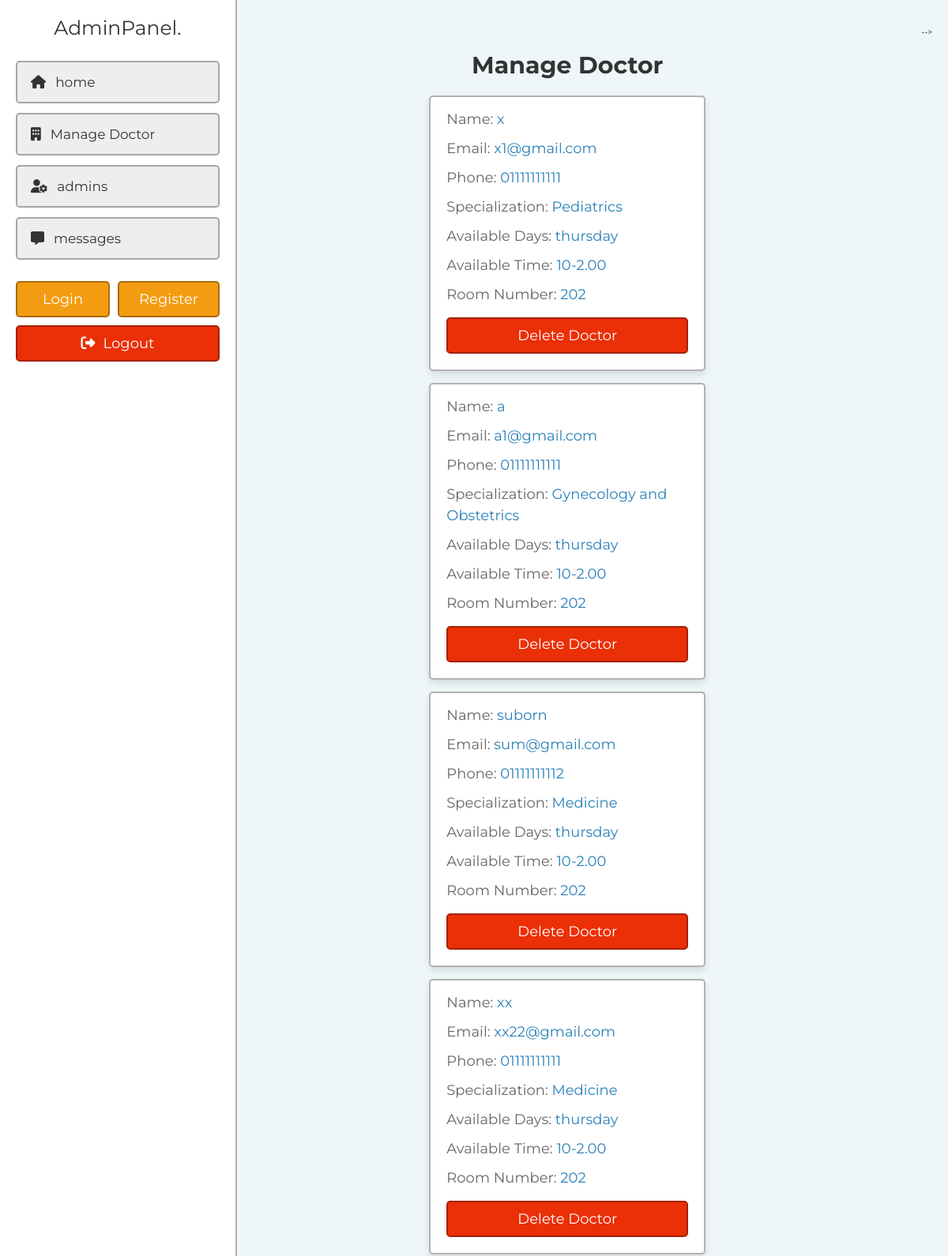
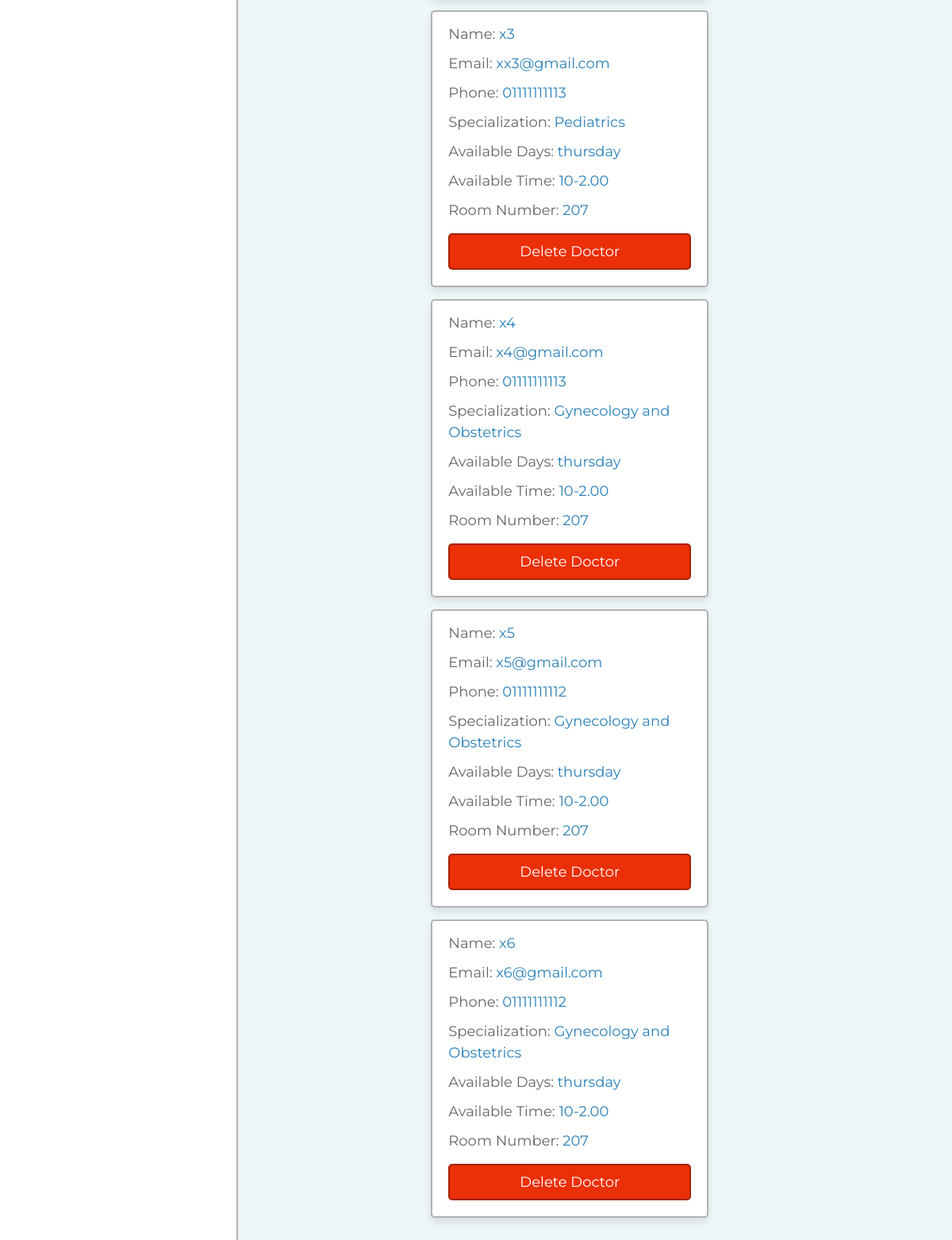
The app's page /main/admin/manage_doctor.php (signed in) with its own data (2 pictures, top to bottom).
### tables this page shows
CREATE TABLE `doctors` (
  `id` int(11) NOT NULL,
  `name` varchar(100) NOT NULL,
  `specialization` varchar(100) NOT NULL,
  `email` varchar(100) NOT NULL,
  `phone` varchar(20) NOT NULL,
  `created_at` timestamp NOT NULL DEFAULT current_timestamp(),
  `available_days` varchar(255) DEFAULT NULL,
  `available_time` varchar(100) DEFAULT NULL,
  `room_number` varchar(50) DEFAULT NULL,
  `user_id` varchar(50) NOT NULL,
  `image` varchar(255) DEFAULT NULL
);

### main/admin/manage_doctor.php (the view, shortened to what this page needs)
<?php
include '../components/connect.php';
?>
<!DOCTYPE html>
<html lang="en">
<head>
   <link rel="stylesheet" href="https://cdnjs.cloudflare.com/ajax/libs/font-awesome/6.2.0/css/all.min.css">
   <link rel="stylesheet" href="../css/admin_style.css">
</head>
<body>
<?php include '../components/admin_header.php'; ?>
<div class="container">
   <aside class="sidebar">
   <?php include '../components/admin_header.php'; ?>
   </aside>
<section class="grid">
<h1 class="heading">Manage Doctor</h1>
<div class="box-container">
<?php
   $select_doctors = $conn->prepare("SELECT * FROM `doctors`");
   $select_doctors->execute();
   if($select_doctors->rowCount() > 0){
      while($doctor = $select_doctors->fetch(PDO::FETCH_ASSOC)){
   ?>
<div class="box">
<p>Name: <span><?= $doctor['name']; ?></span></p>
   <p>Email: <a href="mailto:<?= $doctor['email']; ?>"><?= $doctor['email']; ?></a></p>
   <p>Phone: <a href="tel:<?= $doctor['phone']; ?>"><?= $doctor['phone']; ?></a></p>
   <p>Specialization: <span><?= $doctor['specialization']; ?></span></p>
   <p>Available Days: <span><?= $doctor['available_days']; ?></span></p>
   <p>Available Time: <span><?= $doctor['available_time']; ?></span></p>
   <p>Room Number: <span><?= $doctor['room_number']; ?></span></p>
   <form action="" method="POST">
      <input type="submit" name="delete" value="Delete Doctor" class="delete-btn" onclick="return confirm('Are you sure you want to delete this doctor?');">
   </form>
</div>
<?php
   }
}else{
   echo '<p class="empty">no doctor available!</p>';
}
?>
</div>
</section>
     -->
</body>
</html>

### main/components/admin_header.php (shortened to what this page needs)
<header class="header">
   <a href="dashboard.php" class="logo">AdminPanel.</a>
   <nav class="navbar">
      <a href="dashboard.php"><i class="fas fa-home"></i><span>home</span></a>
      <a href="manage_doctor.php"><i class="fas fa-building"></i><span>Manage Doctor</span></a>
      <a href="admins.php"><i class="fas fa-user-gear"></i><span>admins</span></a>
      <a href="messages.php"><i class="fas fa-message"></i><span>messages</span></a>
   </nav>
   <div class="flex-btn">
      <a href="login.php" class="option-btn">login</a>
      <a href="register.php" class="option-btn">register</a>
   </div>
   <a href="../components/admin_logout.php" onclick="return confirm('logout from this website?');" class="delete-btn"><i class="fas fa-right-from-bracket"></i><span>logout</span></a>
</header>

### main/css/admin_style.css (style rules this page uses)
:root { --main-color:#2980b9; --orange:#f39c12; --red:#eb2f06; --light-color:#666; --light-bg:#eee; --white:#fff; --black:#333; --box-shadow:0 .5rem 1rem rgba(0,0,0,0.1); --border:.2rem solid rgba(0,0,0,.3); }
* { font-family: 'Montserrat', sans-serif; margin: 0; padding: 0; box-sizing: border-box; outline: none; border: none; text-decoration: none; }
html { font-size: 62.5%; overflow-x: hidden; scroll-behavior: smooth; scroll-padding-top: 5rem; }
body { background-color: var(--light-bg); padding-left: 30rem; }
section { padding: 3rem 2rem; max-width: 1200px; margin: 0 auto; }
.heading { margin-bottom: 2rem; text-align: center; text-transform: capitalize; color: var(--black); font-size: 3rem; }
.flex-btn { display: flex; column-gap: 1rem; justify-content: space-between; align-items: flex-end; }
.inline-btn, .inline-option-btn, .inline-delete-btn, .btn, .delete-btn, .option-btn { cursor: pointer; padding: 1rem 2.5rem; font-size: 1.8rem; color: var(--white); text-align: center; text-transform: capitalize; margin-top: 1rem; border-radius: .5rem; border: var(--border); }
.btn, .delete-btn, .option-btn { display: block; width: 100%; }
.option-btn { background-color: var(--orange); }
.delete-btn { background-color: var(--red); }
.header { position: fixed; top: 0; left: 0; bottom: 0; background-color: var(--white); border-right: var(--border); background-color: var(--white); width: 30rem; padding: 2rem; z-index: 1100; }
.header .logo { display: block; text-align: center; font-size: 2.5rem; color: var(--black); padding-bottom: 1rem; }
.header .navbar { padding:.5rem 0; }
.header .navbar a { display: block; border-radius: .5rem; margin: 1.2rem 0; font-size:1.7rem; color: var(--black); padding:1.5rem 1.7rem; background-color: var(--light-bg); border: var(--border); }
.header .navbar a i { margin-right: 1.2rem; }
.header .delete-btn i { margin-right: 1rem; }
.container { display: flex; flex-direction: row; min-height: 100vh; }
.sidebar { width: 250px; flex-shrink: 0;; background-color: #fff; border-right: 1px solid #ddd; padding: 1.5rem; }
.grid .box-container { display: grid; grid-template-columns: repeat(auto-fit, 35rem); align-items: flex-start; justify-content: center; gap: 1.5rem; }
.grid .box-container .box { border-radius: .5rem; padding: 2rem; padding-top: 1rem; background-color: var(--white); box-shadow: var(--box-shadow); border: var(--border); overflow-x: hidden; }
.grid .box-container .box p { line-height: 1.5; padding: .5rem 0; font-size: 1.8rem; color: var(--light-color); white-space: pre-line; text-overflow: ellipsis; overflow-x: hidden; }
.grid .box-container .box p a, .grid .box-container .box p span { color: var(--main-color); }
body { font-family: 'Segoe UI', Tahoma, Geneva, Verdana, sans-serif; background-color: #eef6f9; padding: 20px; margin: 0; }
input { width: 100%; padding: 10px; border-radius: 6px; border: 1px solid #ccc; }

### records on screen
doctors: name "x", email "x1@gmail.com", phone "01111111111", specialization "Pediatrics", available_days "thursday", available_time "10-2.00", room_number "202"
doctors: name "a", email "a1@gmail.com", phone "01111111111", specialization "Gynecology and Obstetrics", available_days "thursday", available_time "10-2.00", room_number "202"
doctors: name "suborn", email "sum@gmail.com", phone "01111111112", specialization "Medicine", available_days "thursday", available_time "10-2.00", room_number "202"
doctors: name "xx", email "xx22@gmail.com", phone "01111111111", specialization "Medicine", available_days "thursday", available_time "10-2.00", room_number "202"
doctors: name "x3", email "xx3@gmail.com", phone "01111111113", specialization "Pediatrics", available_days "thursday", available_time "10-2.00", room_number "207"
doctors: name "x4", email "x4@gmail.com", phone "01111111113", specialization "Gynecology and Obstetrics", available_days "thursday", available_time "10-2.00", room_number "207"
doctors: name "x5", email "x5@gmail.com", phone "01111111112", specialization "Gynecology and Obstetrics", available_days "thursday", available_time "10-2.00", room_number "207"
doctors: name "x6", email "x6@gmail.com", phone "01111111112", specialization "Gynecology and Obstetrics", available_days "thursday", available_time "10-2.00", room_number "207"
